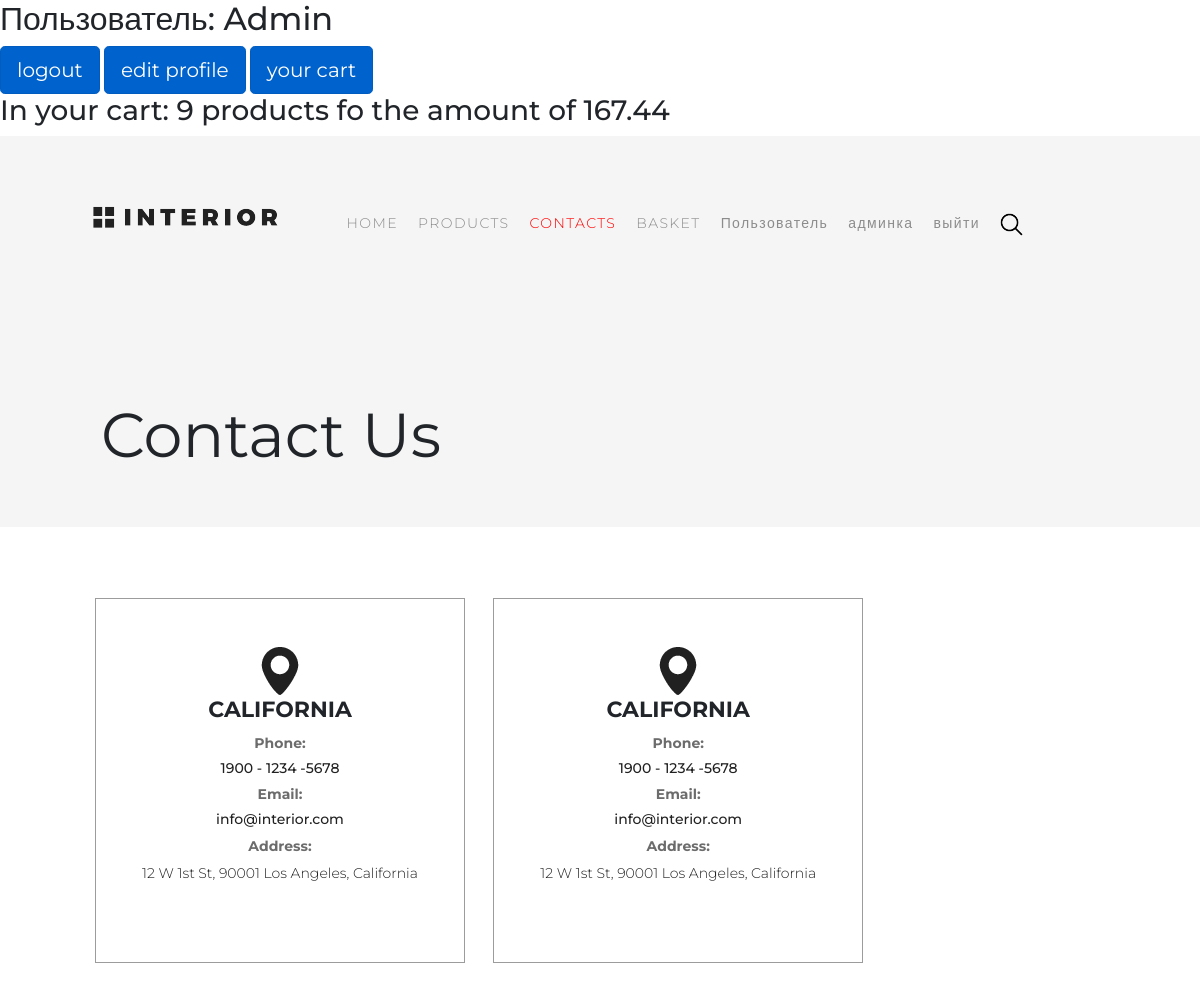
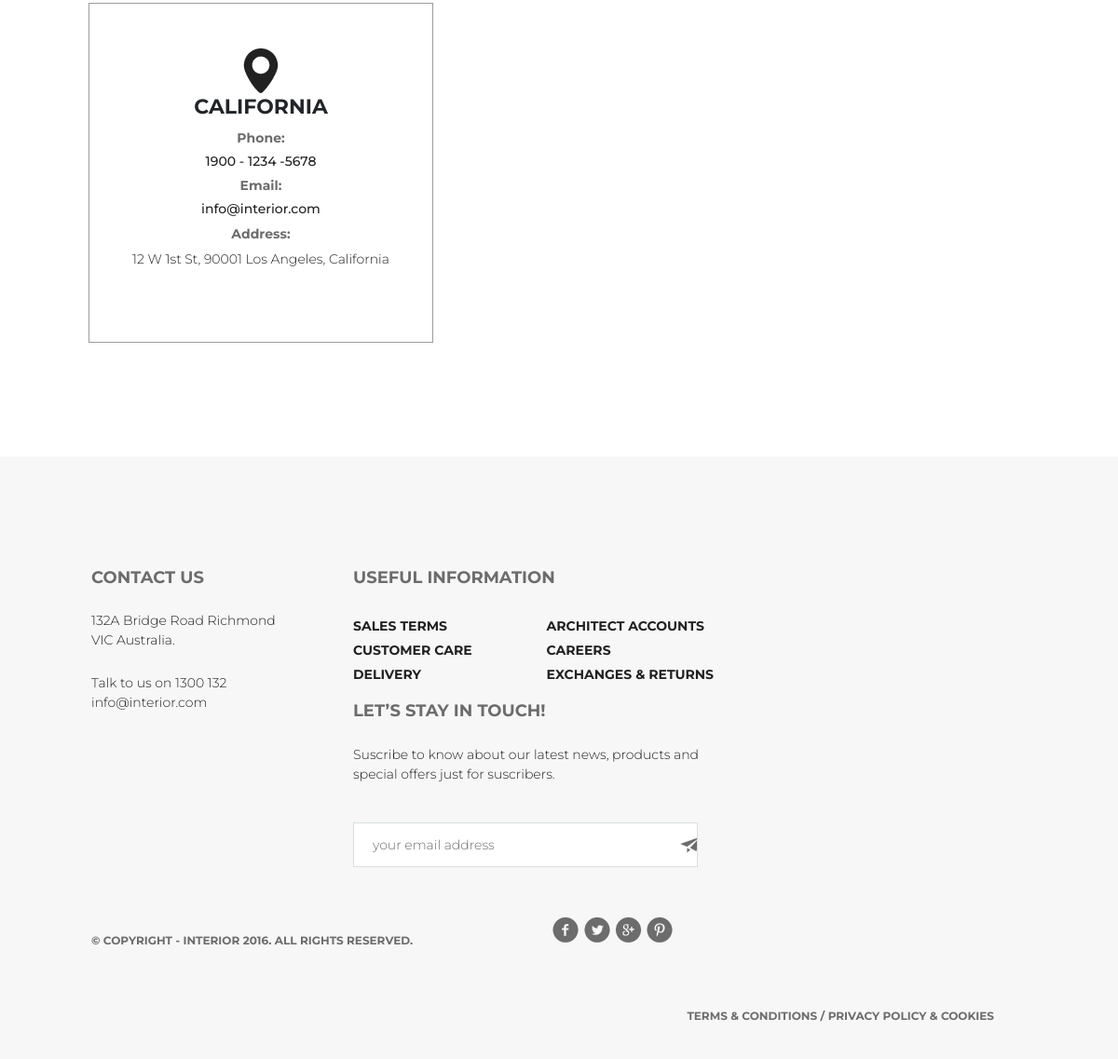
/contact/ (signed in), run on the app's committed database (2 pictures, top to bottom).
### authapp/models.py (models this page shows, shortened)
class ShopUser(AbstractUser):
    class Meta:
        verbose_name = 'пользователь'
        verbose_name_plural = 'пользователи'
    avatar = models.ImageField(upload_to='users_avatars', blank=True)
    age = models.PositiveIntegerField(verbose_name='возраст')

### basketapp/models.py (models this page shows, shortened)
class Basket(models.Model):
    user = models.ForeignKey(settings.AUTH_USER_MODEL, on_delete=models.CASCADE, related_name='basket')
    product = models.ForeignKey(Product, on_delete=models.CASCADE)
    quantity = models.PositiveIntegerField(verbose_name='количество', default=0)
    add_datetime = models.DateTimeField(verbose_name='время', auto_now_add=True)
    def get_cost(self):
        return self.quantity * self.product.price
    cost = property(get_cost)

### mainapp/models.py (models this page shows, shortened)
class Product(models.Model):
    class Meta:
        verbose_name = 'Продукт'
        verbose_name_plural = 'Продукты'
    category = models.ForeignKey(ProductCategory, on_delete=models.CASCADE)
    name = models.CharField(verbose_name='имя продукта', max_length=128)
    image = models.ImageField(upload_to='products_images', blank=True)
    short_desc = models.CharField(verbose_name='краткое описание продукта', max_length=60, blank=True)
    description = models.TextField(verbose_name='описание продукта', blank=True)
    price = models.DecimalField(verbose_name='цена', max_digits=8, decimal_places=2, default=0)
    quantity = models.PositiveIntegerField(verbose_name='в наличии', default=0)
    is_hot = models.BooleanField(verbose_name='горячее предложение', default=False)

### mainapp/views.py (the view)
# urls.py: path('contact/', mainapp.contact, name='contact'),
def contact(request):
    content = {
                'titles': titles
              }
    return render(request, 'mainapp/contacts.html', content)

### mainapp/templatetags/custom_tags.py (called while the page is built)
@register.filter
def basket_total_quantity(user):
    if user.is_anonymous:
        return 0
    else:
        basket = user.basket.all()
        total_quantity = sum(list(map(lambda basket_slot: basket_slot.quantity, basket)))
        return total_quantity

@register.filter
def basket_total_cost(user):
    if user.is_anonymous:
        return 0
    else:
        basket = user.basket.all()
        total_cost = sum(list(map(lambda basket_slot: basket_slot.cost, basket)))
        return total_cost

### mainapp/templates/mainapp/contacts.html
{% extends 'mainapp/base.html' %}
{% load staticfiles %}
{% block css %}
    {{ block.super}}
    <link rel="stylesheet" type="text/css" href="{% static '/css/style_contacts.css' %}">
{% endblock %}
{% block header %}
    {{block.super}}
            <h1>Contact Us</h1>
{% endblock %}
{% block content %}
            <div class="block_3">
                <img src="{% static '/img/point.png' %}" alt="Картинка не прогрузилась">
                <h1>California</h1>
                <h2>Phone:</h2>
                <h3>1900 - 1234 -5678</h3>
                <h2>Email:</h2>
                <h3>info@interior.com</h3>
                <h2>Address:</h2>
                <p>12 W 1st St, 90001 Los Angeles, California</p>
            </div>
            <div class="block_3"><img src="{% static '/img/point.png' %}" alt="Картинка не прогрузилась">
                <h1>California</h1>
                <h2>Phone:</h2>
                <h3>1900 - 1234 -5678</h3>
                <h2>Email:</h2>
                <h3>info@interior.com</h3>
                <h2>Address:</h2>
                <p>12 W 1st St, 90001 Los Angeles, California</p>
            </div>
            <div class="block_3"><img src="{% static '/img/point.png' %}" alt="Картинка не прогрузилась">
                <h1>California</h1>
                <h2>Phone:</h2>
                <h3>1900 - 1234 -5678</h3>
                <h2>Email:</h2>
                <h3>info@interior.com</h3>
                <h2>Address:</h2>
                <p>12 W 1st St, 90001 Los Angeles, California</p>
            </div>
{% endblock %}

### mainapp/templates/mainapp/base.html (shortened to what this page needs)
<!DOCTYPE html>
{% load staticfiles %}
{% load custom_tags %}
<html lang="en">
<head>
    {% block css %}
        <link rel="stylesheet" href="{% static '/css/bootstrap.min.css' %}">
        <link rel="stylesheet" type="text/css" href="{% static '/css/style.css' %}">
    {% endblock %}
</head>
<body>
    <div class="conteiner">
        <div class="user">
            {% if request.user.is_authenticated %}
                <h2>Пользователь: {{ request.user.username|title }}</h2>
                <a href="{% url 'auth:logout' %}" class="btn btn-primary btn-lg active" role="button" aria-pressed="true">logout</a>
                <a href="{% url 'auth:edit' request.user.id %}" class="btn btn-primary btn-lg active" role="button" aria-pressed="true">edit profile</a>
                <a href="{% url 'basket:view' %}" class="btn btn-primary btn-lg active" role="button" aria-pressed="true">your cart</a>
                <h3> In your cart: {{ request.user|basket_total_quantity }} products fo the amount of {{ request.user|basket_total_cost }}</h3>
            {% else %}
                <h2>Пользователь не авторизован</h2>
                <a href="{% url 'auth:login' %}" class="btn btn-primary btn-lg active" role="button" aria-pressed="true">login</a>
                <a href="{% url 'auth:register' %}" class="btn btn-primary btn-lg active" role="button" aria-pressed="true">create user</a>
            {% endif %}
        </div>
        <div class="header">
            {% block header %}
                <a href="{% url 'main' %}">
                    <img class="logo" src="{% static '/img/logo.png' %}" alt="Картинка не прогрузилась">
                </a>
                {% include 'mainapp/includes/inc_menu.html' %}
            {% endblock %}
        </div>
        <div class="content">
            {% block content %}
            {% endblock %}
        </div>
        <div class="footer">
            {% block footer %}
                <div class="contact">
                    <h2>Contact Us</h2>
                    <p>132A Bridge Road Richmond VIC
                        Australia.
                    </p>
                    <p>Talk to us on 1300 132
                        info@interior.com</p>
                </div>
                <div class="useful">
                    <h2>Useful Information</h2>
                    <ul>
                        <li><a href="{% url 'main' %}">Sales terms</a></li>
                        <li><a href="{% url 'main' %}">Customer care</a></li>
                        <li><a href="{% url 'main' %}">Delivery</a></li>
                    </ul>
                    <ul>
                        <li><a href="{% url 'main' %}">Architect accounts</a></li>
                        <li><a href="{% url 'main' %}">Careers</a></li>
                        <li><a href="{% url 'main' %}">Exchanges & returns</a></li>
                    </ul>
                </div>
                <div class="lets_stay">
                    <h2>Let’s Stay in Touch!</h2>
                    <p>Suscribe to know about our latest news, products and special offers just for suscribers.</p>
                    <input class="form" type="text" value="your email address">
                </div>
                <div class="copyright">
                    <p>© Copyright - INTERIOR 2016. All Rights Reserved.</p>
                </div>
                <div class="social"><img src="{% static '/img/social-links.png' %}" alt="Картинка не прогрузилась"></div>
                <div class="terms"><a href="{% url 'main' %}">Terms & Conditions / Privacy policy & Cookies</a></div>
            {% endblock %}
        </div>
    </div>
</body></html>

### mainapp/templates/mainapp/includes/inc_menu.html (shortened to what this page needs)
{% load staticfiles %}
{% block menu %}
    <ul class="menu">
            <li>
                <a href="{% url 'main' %}"
                    class="">
                    HOME
                </a>
            </li>
            <li>
                <a href="{% url 'products:index' %}"
                    class="">
                    PRODUCTS
                </a>
            </li>
            <li>
                <a href="{% url 'contact' %}"
                    class="{% if request.resolver_match.url_name == 'contact' %}
                        active
                        {% endif %}">
                    CONTACTS
                </a>
            </li>
            <li>
                <a href="{% url 'basket:view' %}"
                    class="">
                    BASKET
                </a>
            </li>
            {% if user.is_authenticated %}
                <li>
                    <a href="{% url 'auth:edit' request.user.id%}">
                        {{ user.first_name|default:'Пользователь' }}
                     </a>
                </li>
            {% endif %}
            {% if user.is_superuser %}
                <li>
                    <a href="{% url 'admin_custom:users' %}">админка</a>
                </li>
            {% endif %}
            <li>
                {% if user.is_authenticated %}
                    <a href="{% url 'auth:logout' %}">выйти</a>
                {% else %}
                    <a href="{% url 'auth:login' %}">войти</a>
                {% endif %}
            </li>
        <li><a href="{% url 'main' %}"><img src="{% static '/img/search.png' %}" alt="search"></a></li>
    </ul>
{% endblock %}

### static/css/style.css (style rules this page uses)
body { font-family: 'Montserrat', sans-serif; max-width: 1366px; min-width: 800px; margin: 0 auto; }
html, body { height: 100%; }
.block_3 { width: 370px; }
* { padding: 0; margin: 0; }
a { text-decoration: none; }
li { list-style-type: none; }
.conteiner { min-height: 100%; }
.header { height: 800px; background-image: url(../img/slider-img.jpg); position: relative; min-width: 800px; }
.logo { width: 185px; height: 22px; margin: 70px 0 0 93px; }
.menu { float: right; margin: 67px 167px 0 0; }
.menu li { float: left; }
.menu a { display: block; padding: 10px; font-size: 14px; color: #8c8c8c; font-weight: 300; letter-spacing: 1.4px; }
.footer { padding: 120px 105px 35px 98px; float: left; background-color: #f7f7f7; }
.contact { float: left; width: 221px; margin-right: 60px; }
.useful { float: left; width: 482px; }
.lets_stay { float: left; width: 400px; }
.footer h2 { color: #6c6c6c; font-size: 18px; font-weight: 700; text-transform: uppercase; }
.footer p { color: #212121; font-size: 14px; font-weight: 300; margin-top: 25px; }
.footer .form { width: 370px; height: 48px; border: 1px solid #d9dee1; background-color: #ffffff; margin-top: 25px; color: #6c6c6c; font-size: 14px; font-weight: 300; padding-left: 20px; background-image: url(../img/fly.png); background-repeat: no-repeat; background-position: 350px 15px; }
.footer ul { margin-right: 80px; float: left; margin-top: 20px; }
.footer ul a { color: #212121; font-size: 14px; font-weight: 700; line-height: 26px; text-transform: uppercase; }
.copyright { float: left; }
.copyright p { float: left; color: #6c6c6c; font-size: 12px; font-weight: 700; text-transform: uppercase; margin-top: 70px; margin-right: 150px; }
.social { float: left; margin-top: 53px; margin-right: 140px; }
.terms { margin-top: 66px; float: right; margin-right: 28px; }
.terms a { color: #6c6c6c; font-size: 12px; font-weight: 700; text-transform: uppercase; }
a.active { color: red; }

### static/css/style_contacts.css (style rules this page uses)
.header { background-color: #f5f5f5; background-image: none; height: unset; padding-bottom: 56px; }
.header h1 { font-size: 62px; font-weight: 400; line-height: 72px; margin: 171px 0 0 101px; }
.content { padding: 59px 83px 110px; }
.block_3 { margin: 12px; height: 100%; border: 1px solid #9c9c9c; display: inline-block; padding: 48px 0 63px; text-align: center; font-size: 14px; line-height: 20px; }
.block_3 h1 { font-size: 22px; font-weight: 700; line-height: 29.88px; text-transform: uppercase; }
.block_3 h2 { color: #6c6c6c; font-weight: 700; font-size: 14px; margin-top: 10px; }
.block_3 h3 { color: #212121; font-size: 14px; }
.block_3 p { color: #212121; font-weight: 300; font-size: 14px; }

### data on the page
ShopUser: user.username "Admin", user|basket_total_quantity "9", user|basket_total_cost "167.44", first_name "Пользователь"
